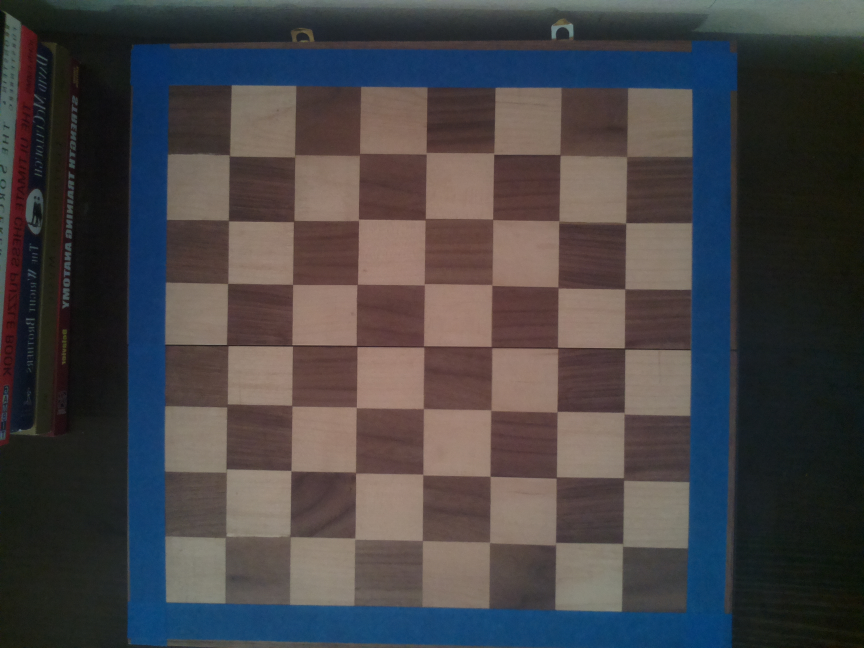
#> input picture test_image.jpg, 2592 x 1944 px (shown at 1/3 size)
$ python find_board.py
#> lines starting #> are read from the running program, lines starting #| are printed output that depends on the picture; after the words box and inside, x2 and y2 are one past the last pixel; in counts of white or black regions, pixels touching at a corner belong together
import subprocess
import cv2
import numpy as np
import pickle

def write_square_map(squares):
    with open('square_map.pkl', 'wb') as f:
        pickle.dump(squares, f, pickle.HIGHEST_PROTOCOL)

def read_square_map():
    with open('square_map.pkl', 'rb') as f:
        return pickle.load(f)

def capture_image(file_name, shot_time='1000'):
#> called with file_name = 'test_image.jpg', shot_time = '10000'
    print("Capturing image...")
    cmd = "raspistill -vf -o ./" + file_name + " -t " + shot_time
    subprocess.call(cmd, shell=True)
#> (this line was passed over: subprocess is not available in this run)
    print("Complete!")

def resize_img(img):
    height, width, channels = img.shape
    new_h = int(height / 5)
    new_w = int(width / 5)
    new_img = cv2.resize(img, (new_w, new_h))
    new_img = cv2.flip(new_img, 1)
    return new_img


def get_mask(img, display=False):
    gray= cv2.cvtColor(img, cv2.COLOR_BGR2LAB)
    blur = cv2.GaussianBlur(img, (5,5), 0)
    blur = cv2.GaussianBlur(blur, (5,5), 0)
    lower_range = np.array([80,0,0])
    upper_range = np.array([255,90, 80])
    mask = cv2.inRange(blur, lower_range, upper_range)
    if display:
        cv2.imshow('mask', mask)
        cv2.waitKey(0)
    return mask

def find_board(img):
    mask = get_mask(img, display=False)
    #may need to change depending on lighting
    thresh = 60
    #find top
    h = 0
    try:
        while np.mean(mask[h,:]) < thresh:
            h += 1

        while np.mean(mask[h,:]) > thresh:
            h += 1

        board_top = h

        #find bottom
        while np.mean(mask[h,:]) < thresh:
            h += 1

        board_bottom = h
    except:
        cv2.imshow('mask', mask)
        cv2.waitKey(0)
        print("Board not found. Exiting.")
        exit()

    #find left
    w = 0
    try:
        while np.mean(mask[:,w]) < thresh:
            w += 1

        while np.mean(mask[:,w]) > thresh:
            w += 1

        board_left = w

        #find bottom
        while np.mean(mask[:,w]) < thresh:
            w += 1

        board_right = w
    except:
        print("Board not found. Exiting.")
        exit()
    return [board_top, board_bottom, board_left, board_right], img[board_top:board_bottom, board_left:board_right]


def get_square_points(board):
    height, width, channels = board.shape
    point_xs = np.linspace(0, width - 1, 9).astype(int)
    point_ys = np.linspace(0, height - 1, 9).astype(int)
    for x_i in range(len(point_xs) - 1):
        for y_i in range(len(point_ys) - 1):
            x_inds = [x_i, x_i + 1, x_i + 1, x_i]
            y_inds = [y_i, y_i, y_i + 1, y_i + 1]
            square = np.array([[point_xs[x_inds[i]], point_ys[y_inds[i]]] for i in range(4)])
            num = str(8 - y_i)
            coord = letters[x_i] + num
            squares.update({coord: square})
            # board[y, x] = [0, 0, 255]


if __name__ == "__main__":
    squares = {}
    image_path = "test_image.jpg"
    letters = ['a', 'b', 'c', 'd', 'e', 'f', 'g', 'h']
    capture_image(image_path, shot_time='10000')
    img = cv2.imread(image_path, 1)
#> img is the input picture: shape (1944, 2592, 3); mean B, G, R 69.9, 68.1, 70.4
    img = resize_img(img)
#> in resize_img, `new_img = cv2.resize(img, (new_w, new_h))`:
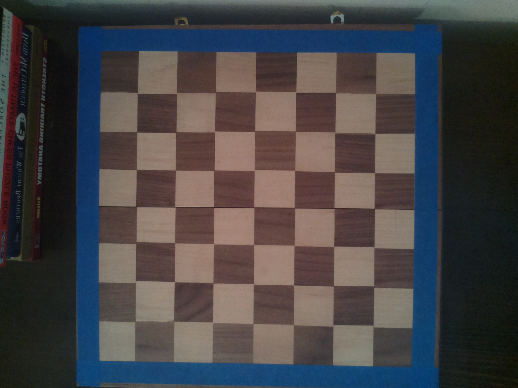
#> new_img: shape (388, 518, 3); mean B, G, R 69.8, 67.9, 70.3
#> in resize_img, `new_img = cv2.flip(new_img, 1)`:
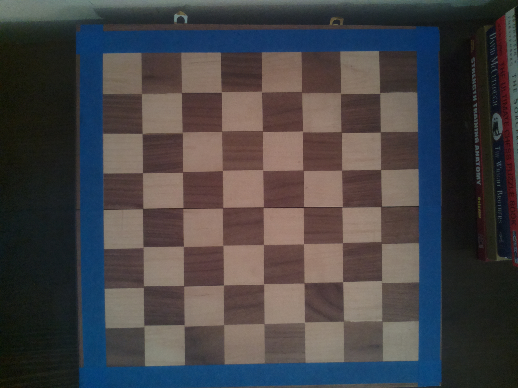
#> new_img: shape (388, 518, 3); mean B, G, R 69.8, 67.9, 70.3
    board_boundaries, board = find_board(img)
#> in get_mask, `gray= cv2.cvtColor(img, cv2.COLOR_BGR2LAB)`: gray: shape (388, 518, 3); mean of channels 0, 1, 2 73.6, 131.1, 127.6
#> in get_mask, `mask = cv2.inRange(blur, lower_range, upper_range)`:
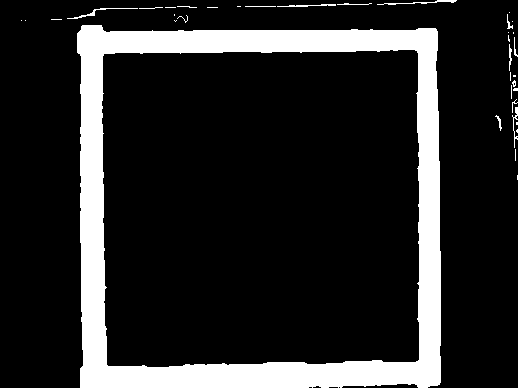
#> mask: shape (388, 518); 15.6% white; 37 white regions (23 under 20 px), largest, box (x1, y1, x2, y2) and area: (77, 25, 441, 388) 30512, (377, 0, 457, 5) 120, (67, 8, 138, 19) 111
#> the loop in find_board, `while np.mean(mask[h,:]) < thresh:` made 30 passes
#> after the loop in find_board, `while np.mean(mask[h,:]) < thresh:`: h = 30
#> the loop in find_board, `while np.mean(mask[h,:]) > thresh:` made 23 passes
#> after the loop in find_board, `while np.mean(mask[h,:]) > thresh:`: h = 53
#> after the loop in find_board, `while np.mean(mask[h,:]) < thresh:`: h = 362
#> the loop in find_board, `while np.mean(mask[:,w]) < thresh:` made 80 passes
#> after the loop in find_board, `while np.mean(mask[:,w]) < thresh:`: w = 80
#> the loop in find_board, `while np.mean(mask[:,w]) > thresh:` made 25 passes
#> after the loop in find_board, `while np.mean(mask[:,w]) > thresh:`: w = 105
#> after the loop in find_board, `while np.mean(mask[:,w]) < thresh:`: w = 417
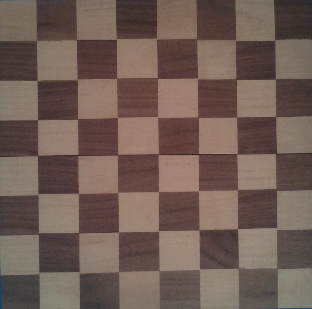
#> board: shape (309, 312, 3); mean B, G, R 85.4, 93.4, 112.4
#> board_boundaries = [53, 362, 105, 417]
    get_square_points(board)
    squares.update({'Boundaries': board_boundaries})
    write_square_map(squares)
    # [8 lines of commented-out code are left out]
